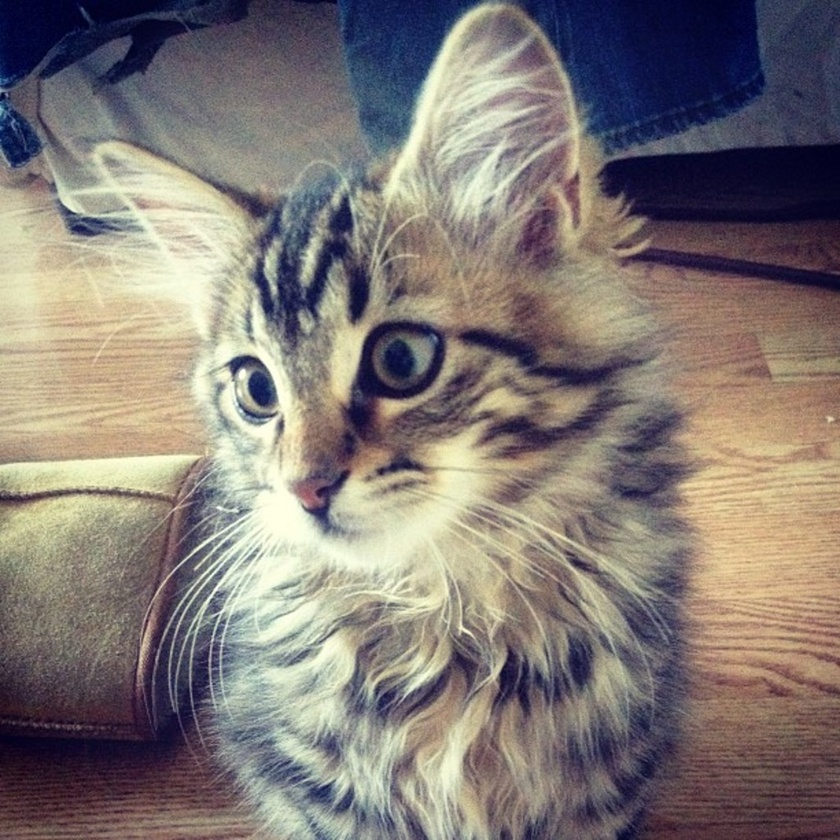
#> input picture day7/image.jpg, 840 x 840 px, shrunk from 1024 x 1024 before the run, found by its file name
$ jupyter execute --allow-errors gaussianBlur.ipynb
#> lines starting #> are read from the running program, lines starting #| are printed output that depends on the picture
[cell 1]
import pycuda.driver as cuda
import pycuda.autoinit
import pycuda.gpuarray as gpuarray
import numpy as np
import cv2
from pycuda.compiler import SourceModule
import matplotlib.pyplot as plt
import time

[cell 2]
input_image = cv2.imread('/mnt/d/CUDA/day7/image.jpg')
#> input_image is the input picture: shape (840, 840, 3); mean B, G, R 118.1, 121.7, 130.2
height, width, _  = input_image.shape
#> height = 840; width = 840

rgb = cv2.cvtColor(input_image, cv2.COLOR_BGR2RGB)

input_array = rgb.flatten()

#> (a cell that did not finish here is left out)

[cell 4]
filepath = "/mnt/d/CUDA/day7/gaussianBlur.ptx"

#> (the rest of this cell did not finish here and is left out)

[cell 5]
blur_radius = 15 #31x31 filter size
sigma = 5        #variance

n_threads = (32, 32, 1)
block_x = (n_threads[0] + width - 1) // n_threads[0]
#> block_x = 27
block_y = (n_threads[1] + height - 1) // n_threads[1]
#> block_y = 27
grid = (block_x, block_y, 1)
#> grid = (27, 27, 1)

#> (a cell that did not finish here is left out)

[cell 7]
size = (2 * blur_radius + 1, 2 * blur_radius + 1)

opencv_blurred = cv2.GaussianBlur(input_image, size, sigmaX=sigma)
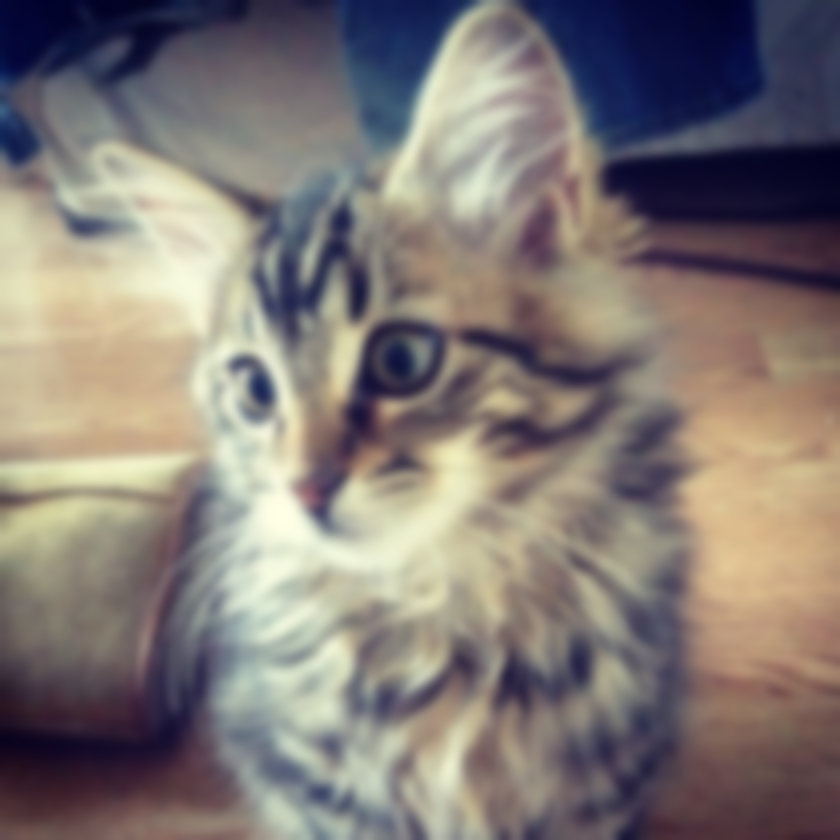
#> opencv_blurred: shape (840, 840, 3); mean B, G, R 118.1, 121.7, 130.2
